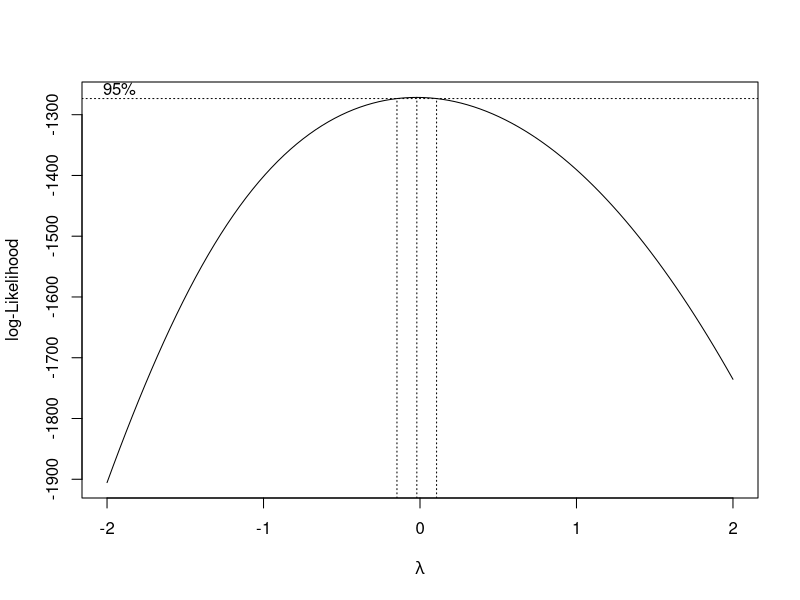
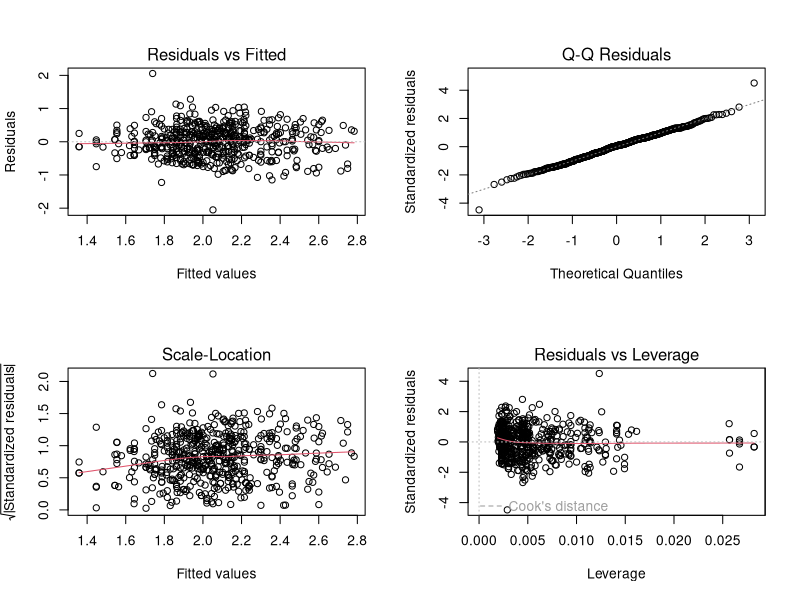

Write the R code that produced these figures, in order. (Note: this script raises an error after producing the figures.)
## ---- chunk 1
# Clear plots
if(!is.null(dev.list())) dev.off()

# Clean workspace
rm(list=ls())

library(car)
library(FactoMineR)
library(lmtest)
library(effects)
library(AER)
## ---- chunk 2
library(AER)
data("CPS1985")
df <- CPS1985
# df <- df[-444,]
summary(df)
cor(df[,1:4])

m0 <- lm( wage~education+experience+age, data=df)
summary(m0)
vif(m0)

library(MASS)
boxcox(wage~education+experience, data = df)
boxTidwell(log(wage)~education+I(experience+0.5), data = df)
m1 <- lm( log(wage) ~ I(education^2) + log(I(experience+0.5)) , data=df)
summary(m1)
vif(m1)
par(mfrow=c(2,2))
plot( m1, id.n=0 )
par(mfrow=c(1,1))

residualPlots( m1 )
avPlots(m1, id=list(method=list(cooks.distance(m1),"x"), n = 5))
crPlots(m1)
marginalModelPlots(m1)
library(effects)
plot(allEffects(m1, transformation=list(link=log, inverse=exp)))  # Axes name for Y has to be reset to wage

llres<-which(abs(rstudent(m1))>3);llres
llhat<-which(hatvalues(m1)>3*length(coef(m1))/nrow(df));llhat
llcoo<-Boxplot(cooks.distance(m1), id=list(n=2,labels=row.names(df)))
influencePlot(m1)
df[llres,]
ll<-which(row.names(df) %in% c("170", "199"));ll
# ll<-which(row.names(df) %in% c("107","170","199","415","62"));ll
df[ll,]
# df<-df[-ll,]

m2 <- lm( log(wage) ~ I(education^2) + log(I(experience)+0.5), data=df[-ll,])
summary(m2)
vif(m2)
par(mfrow=c(2,2))
plot( m2, id.n=0 )
par(mfrow=c(1,1))

residualPlots( m2 )
avPlots(m2, id=list(method=list(cooks.distance(m2),"x"), n = 7))
marginalModelPlots(m2)
library(effects)
plot(allEffects(m2))

llres<-which(abs(rstudent(m2))>3);llres
llhat<-which(hatvalues(m2)>3*length(coef(m2))/nrow(df));llhat
llcoo<-Boxplot(cooks.distance(m2), id=list(n=2,labels=row.names(df[-ll,])))
influencePlot(m2, id=list(n=5,method="noteworthy"))

names(df)
m2 <- lm( log(wage) ~ I(education^2) + log(I(experience)+0.5) + ethnicity+region+gender+occupation+sector+union+married, data=df[-ll,])
Anova(m2)

# ll<-which(row.names(df) %in% c("415","170","199", "107","62","350","346","75"));ll
m3 <- lm( log(wage) ~ I(education^2) + log(I(experience)+0.5) + region+gender+occupation+sector+union+ethnicity, data=df[-ll,])
Anova(m3)
vif(m3)
summary(m3)
AIC(m3)
m4 <- step( m3 )
influencePlot(m4,id=list(n=4,method="noteworthy"))

df$sectother<-0
ll<-which(df$sector=="other")
df$sectother[ll]<-1
df$sectother <- factor( df$sectother, labels=c("SecOth-No","SecOth-Yes"))
table(df$occupation)

df$f.occ<-0
ll<-which(df$occupation %in% c("technical","management"))
df$f.occ[ll]<-1
df$f.occ <- factor( df$f.occ, labels=c("f.occ-Base","f.occ-TeMn"))

df$f.cauc<-0
ll<-which(df$ethnicity %in% c("cauc"))
df$f.cauc[ll]<-1
df$f.cauc <- factor( df$f.cauc, labels=c("f.cauc-No","f.cauc-Yes"))

ll<-which(row.names(df) %in% c("170", "199"));ll
# ll<-which(row.names(df) %in% c("415","170","199", "107","62","350","346","75"));ll
m4 <- lm( log(wage) ~ I(education^2) + log(I(experience)+0.5) + region+gender+f.occ+sectother+union+f.cauc, data=df[-ll,])
Anova(m4)
vif(m4)
summary(m4)
AIC(m4,m3)

plot(allEffects(m4))

m5 <- lm( log(wage) ~ (I(education^2) + log(I(experience)+0.5) )* ( region+gender+f.occ+sectother+union+f.cauc), data=df[-ll,])

m6 <- step( m5 )
summary( m6 )
m7 <- step( m5, k=log(nrow(df)))
summary( m7 )
plot(allEffects(m7))
plot(Effect(c("education","sectother"),m7, transformation=list(link=log, inverse=exp)),
     axes=list(y=list(lab="wage")))

vif(m7,type="predictor")
par(mfrow=c(2,2))
plot( m7, id.n=0 )
par(mfrow=c(1,1))

residualPlots( m7 )
avPlots(m7, id=list(method=list(cooks.distance(m7),"x"), n = 7))
marginalModelPlots(m7)


influencePlot( m7, id=list(n=4,method="noteworthy"))
llres<-which(abs(rstudent(m7))>3);llres
llhat<-which(hatvalues(m7)>3*length(coef(m7))/nrow(df));llhat
llcoo<-Boxplot(cooks.distance(m7),id=list(labels=row.names(df[-c(171,200),])))
llCH<-which(cooks.distance(m7) > 4/(nrow(df)-length(coef(m7))));llCH
influencePlot(m7)

Anova(m7)
ll<-which(row.names(df) %in% c("170", "199","408"));ll
m8  <- lm(log(wage) ~ poly(education,2) + log(I(experience) + 
    0.5) + gender + f.occ + sectother + union + poly(education,2):sectother + 
    log(I(experience) + 0.5):gender, data = df[-ll, ])
summary( m8 )
residualPlots(m8)

step(m8,k=log(nrow(df)))
step(m8)
coeftest(m8, vcov = vcovHC(m8, type = "HC0"))
coefci(m8, vcov = vcovHC)
